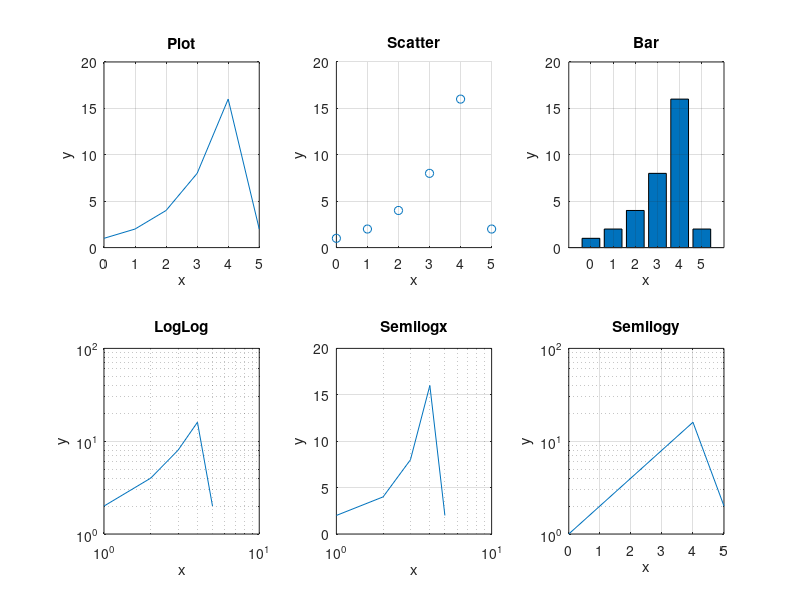
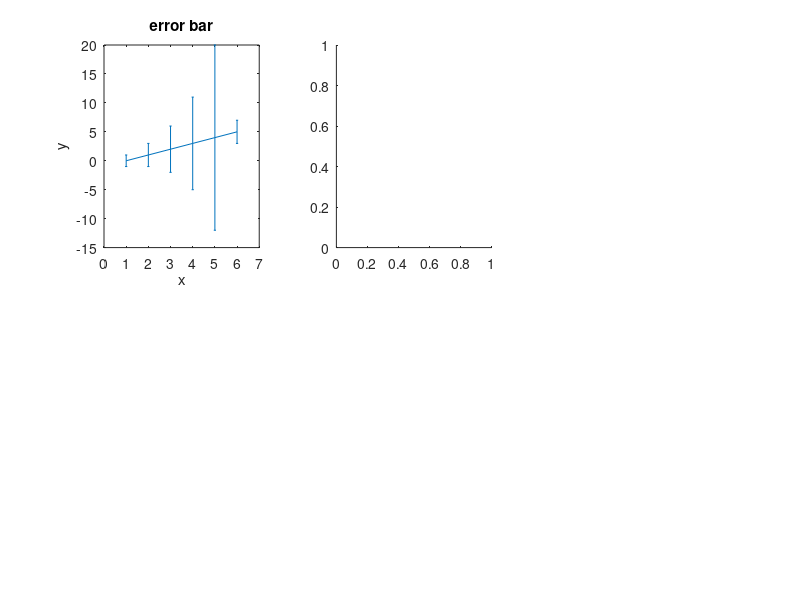

Source code (MATLAB) for these figures, in order: (Note: this script raises an error after producing the figures.)
%% Script for generating subplots of various 
% author 
% date

% clean start
clc
clear
close all

% Enter the current file
fullpath = mfilename('fullpath');
[path,name]=fileparts(fullpath);
addpath(path);
res =savepath;
cd(path);
% https://blog.csdn.net/liuxhCSDN/article/details/88696401

% Create the data
x = linspace(0, 5, 6);
y= [1 2 4 8 16 2];

% create subplot
subplot(2,3,1);
plot(x, y);
title('Plot');
xlabel('x');
ylabel('y');
grid on;

subplot(2,3,2);
scatter(x, y);
title('Scatter');
xlabel('x');
ylabel('y');
grid on;

subplot(2,3,3);
bar(x, y);
title('Bar');
xlabel('x');
ylabel('y');
grid on;

subplot(2,3,4);
loglog(x, y);
title('LogLog');
xlabel('x');
ylabel('y');
grid on;

subplot(2,3,5);
semilogx(x, y);
title('Semilogx');
xlabel('x');
ylabel('y');
grid on;

subplot(2,3,6);
semilogy(x, y);
title('Semilogy');
xlabel('x');
ylabel('y');
grid on;


figure;
subplot(2, 3, 1)
errorbar(x, y);
title('error bar');
xlabel('x');
ylabel('y');

subplot(2, 3, 2)
stemplot(x, y);
title('Stemplot');
xlabel('x');
ylabel('y');